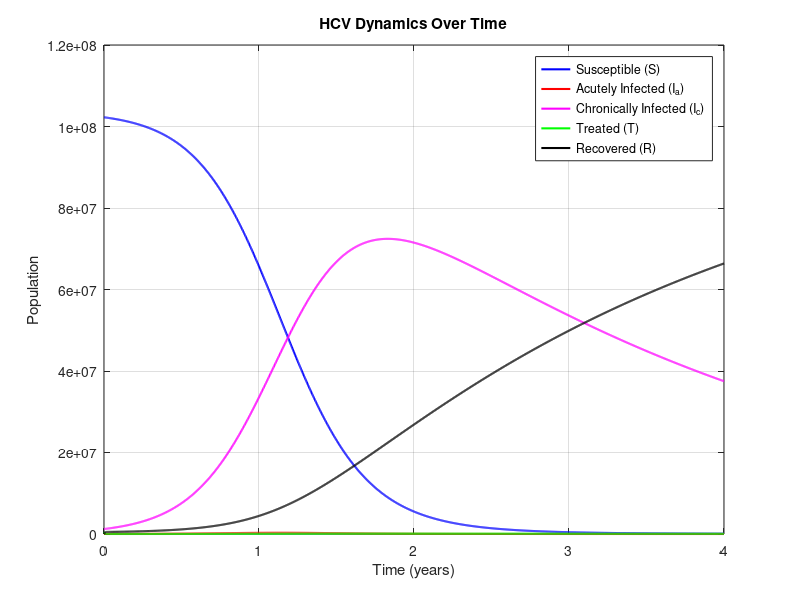

Recreate this plot in MATLAB.
% Define parameters
lambda = 1.1e-10 ;   % Transmission coefficient
alpha = 0.85;      % Progression rate to chronic infection
tau = 0.001;     % Treatment rate
gamma = 0.85;    % Treatment recovery rate
% Initial conditions
Ia0 = 27421;                % Acutely infected population
Ic0 = 1209654;              % Chronically infected population
T0 = 500000;                     % Treated population
R0 = 0;                     % Recovered population
N = 104000000;              % Total population
S0 = N - Ia0 - Ic0 - T0 - R0; % Susceptible population
% Initial state vector
y0 = [S0, Ia0, Ic0, T0, R0];
% Time span (4 years)
tspan = [0, 4*365];
% Define the system of differential equations using an anonymous function
hcv_model = @(t, y) [
   -(lambda * y(1)) * (y(2) + y(3));                       % dS/dt
   (lambda * y(1) * (y(2) + y(3))) - alpha * y(2);         % dIa/dt
   (alpha * y(2)) - (tau * y(3));                            % dIc/dt
   (tau * y(3)) - (gamma * y(4));                            % dT/dt
   gamma * y(4);                                          % dR/dt
];
% Solve the system using ode45
[t, y] = ode45(hcv_model, tspan, y0);
% Extract solutions
S = y(:, 1);
Ia = y(:, 2);
Ic = y(:, 3);
T = y(:, 4);
R = y(:, 5);
% Plot the results
figure;
plot(t/365, S, 'b', 'LineWidth', 1.5); hold on;
plot(t/365, Ia, 'r', 'LineWidth', 1.5);
plot(t/365, Ic, 'm', 'LineWidth', 1.5);
plot(t/365, T, 'g', 'LineWidth', 1.5);
plot(t/365, R, 'k', 'LineWidth', 1.5);
hold off;
% Add labels and legend
xlabel('Time (years)');
ylabel('Population');
title('HCV Dynamics Over Time');
legend('Susceptible (S)', 'Acutely Infected (I_a)', ...
      'Chronically Infected (I_c)', 'Treated (T)', ...
      'Recovered (R)', 'Location', 'Best');
grid on;